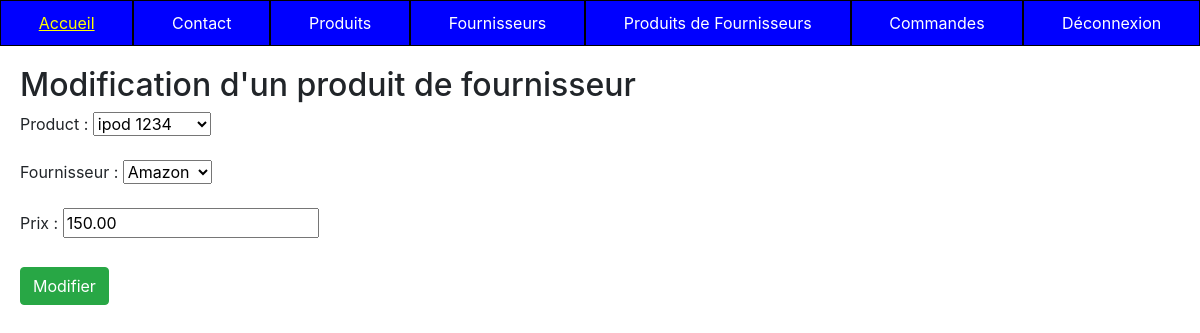
The page /appTp1/productfournisseur/3/update/ (signed in) on the database its author committed.
### appTp1/models.py (models this page shows, shortened)
class ProductFournisseur(models.Model):
    class Meta:
        verbose_name = "Produit Fournisseur"
    product            = models.ForeignKey('Product', on_delete=models.CASCADE)
    fournisseur        = models.ForeignKey('Fournisseur', on_delete=models.CASCADE)
    prix               = models.DecimalField(max_digits=8, decimal_places=2,  null=True, blank=True, verbose_name="Prix")

### appTp1/views.py (the view, shortened to what this page needs)
# urls.py: path('productfournisseur/<pk>/update/', views.ProductFournisseurUpdateView.as_view(), name='productfournisseur-update'),
@method_decorator(user_passes_test(admin_required), name='dispatch')
class ProductFournisseurUpdateView(UpdateView):
    model = ProductFournisseur
    form_class = ProductFournisseurForm
    template_name = "appTp1/update_productfournisseur.html"

### appTp1/forms.py
class ProductFournisseurForm(forms.ModelForm):
    class Meta:
        model = ProductFournisseur
        fields = '__all__'

### appTp1/models.py (called while the page is built)
    def __str__(self):
        return "{0} {1}".format(self.name, self.code)

    def __str__(self):
        return "{0}".format(self.name)

### appTp1/views.py (called while the page is built)
def admin_required(user):
    return user.is_authenticated and user.is_staff

### appTp1/templates/appTp1/update_productfournisseur.html (shortened to what this page needs)
{% extends 'appTp1/base.html' %}
{% block content %}
    <h2>Modification d'un produit de fournisseur</h2>
    <form action="" method="post">
        {{ form.as_p }}
        <button type="submit" class="btn btn-success mt-2">Modifier</button>
    </form>
{% endblock %}

### rows shown on the page
ProductFournisseur: product "ipod 1234", fournisseur "Amazon", prix "150.00"
